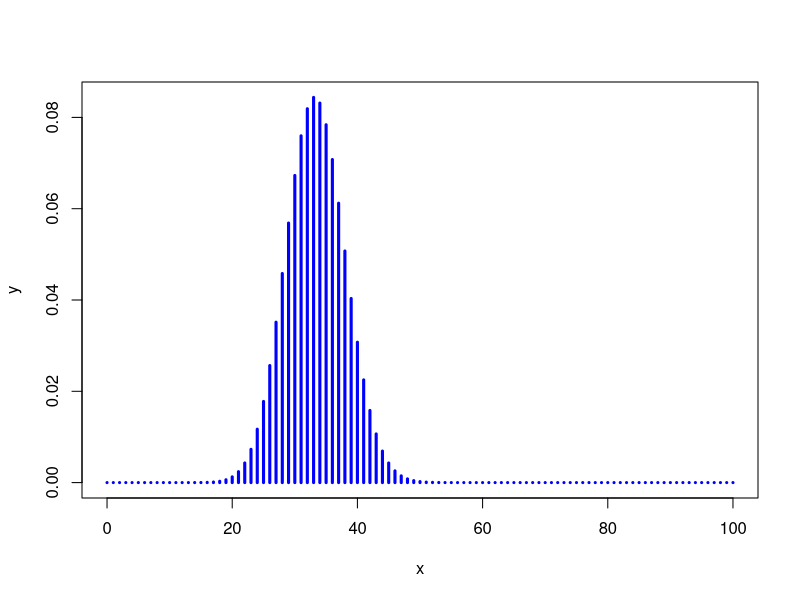

The R script that drew this image:

x <- (1:6)

prob <- rep(1/6, 6)

E <- function(data, probabilities){
	return(sum(data*probabilities))
}

Wariancja <- function(data, probs){
	Exp_val = E(data,probs)
	return(sum((data-Exp_val)^2*probs))
}

P_wystapienia <- function(n,k,p){
	return(sum(choose(n,k)*p^k*(1-p)^(n-k)))
}

x
prob
E(x, prob)
Wariancja(x,prob)
#P_wystapienia(6,1,1/6)

rzuty_kostka <- function(n){
	x <-0:n
	y <- c()
	for (i in x){
		y <- c(y,P_wystapienia(max(x),i,1/3))
	}
	plot(x,y,type="h", col="blue", lwd=3)
	print(E(x,y))
	print(Wariancja(x,y))
}
rzuty_kostka(100)

